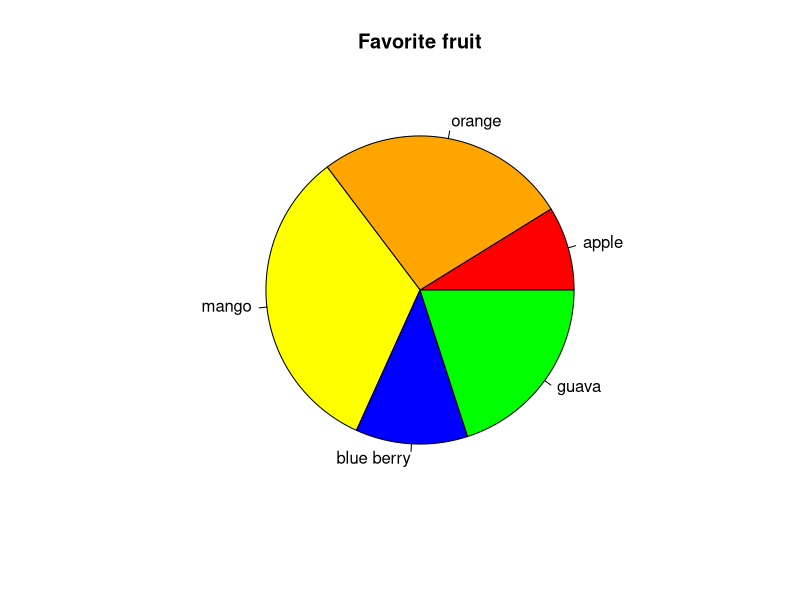
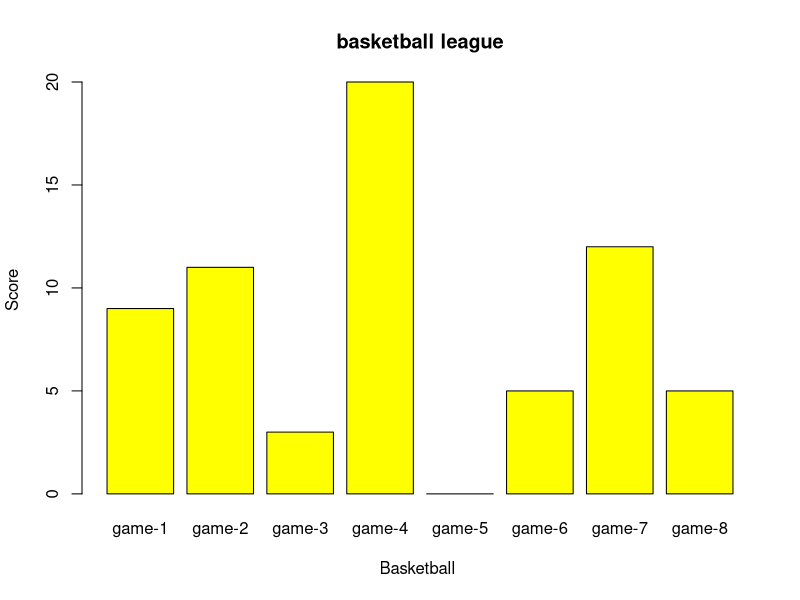
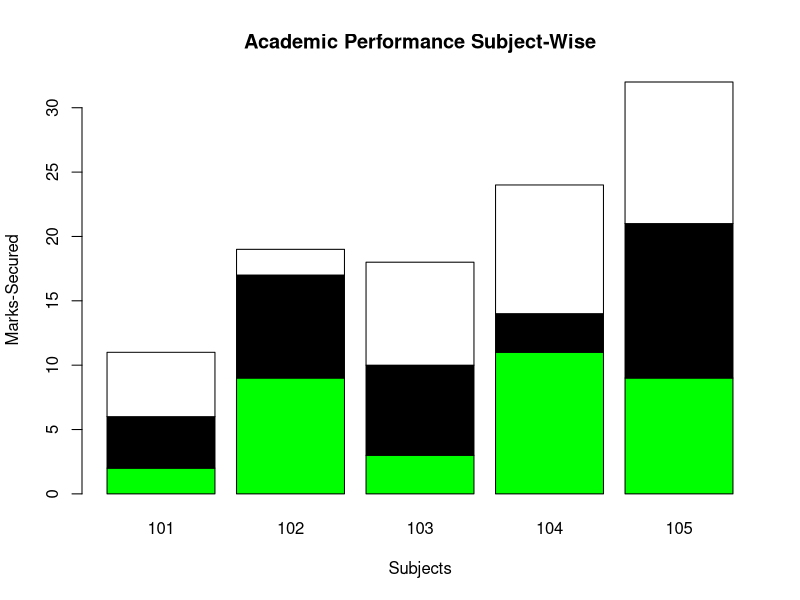

Recreate these plots in R, in order. (Note: this script raises an error after producing the figures.)
## ---- chunk 1
fav <- c(15,45,56,20,34)
result <- pie(fav,
              main = "Favorite fruit",
              lables <- c("apple","orange","mango","blue berry","guava"),
              col = c("red", "orange", "yellow", "blue", "green")
              )
print(result)
## ---- chunk 2
s <- c(9,11,3,20,0,5,12,5)
m <- c("game-1","game-2","game-3","game-4","game-5","game-6","game-7","game-8")

barplot(s,names.arg=m,xlab="Basketball ", ylab ="Score",col="yellow",
        main = "basketball league",border ='black')
## ---- chunk 3
colors = c("green","black","white")
subjects <- c("101","102","103","104","105")
students <- c("Satya","Sai","Venkat")

Values <- matrix(c(2,9,3,11,9,4,8,7,3,12,5,2,8,10,11), nrow = 3, ncol = 5, byrow = TRUE)

barplot(Values, main = "Academic Performance Subject-Wise", names.arg = subjects, xlab = "Subjects", ylab = "Marks-Secured", col = colors)

legend("topleft",regions=TRUE, cex = 1.3, fill = colors)
## ---- chunk 4
inp<- mtcars[,c('mpg','cyl')]
print(head(inp))

boxplot(mpg ~ cyl, data = mtcars, xlab = "Number of Cylinders",
   ylab = "Miles Per Gallon", main = "Mileage Data")

## ---- chunk 5
x<-c(1,55,36,98,7,67,86,10)

hist(x,xlab = "Weight",col = "skyblue",border = "black")
## ---- chunk 6
v <- c(10,22,2,4,3,6,8)

plot(v,type = "o", col = "black", xlab = "# of games", ylab = "baskets",
   main = "Basketball Performance")
## ---- chunk 7
sathyaHouse<- c(10,8,4,3,2)
DharmaHouse <- c(2,7,10,9,3)

plot(sathyaHouse,type = "o", col = "blue", xlab = "Matches", ylab = "Baskets",
   main = "Basketball House Match")

lines(DharmaHouse, type = "o", col = "red")
## ---- chunk 8
input <- mtcars[,c('wt','mpg')]

plot(x = input$wt,y = input$mpg,
   xlab = "Weight",
   ylab = "Milage",
   xlim = c(1.5,4),
   ylim = c(15,40),		 
   main = "Weight vs Milage"
)


## ---- chunk 9
pairs(~wt+mpg+disp+cyl,data = mtcars,
   main = "Scatterplot Matrix")
## ---- chunk 10
x <- c(2,3,77,645,43,23,-55,43,22)

mean <-mean(x)
paste("MEAN : ",mean)

## ---- chunk 11
x <- c(3,5,3,2,4.5,NA,9.1,32,24,NA,NA,18,NA,NA)
mean <-  mean(x,na.rm = TRUE)
paste("MEAN after dropping NA values :",mean)

## ---- chunk 12
median <- median(x)
paste("Median :",median)
## ---- chunk 13
x <- c(3,5,3,2,4.5,NA,9.1,32,24,NA,NA,18,NA,NA)
median <-  median(x,na.rm = TRUE)
paste("MEDIAN after dropping NA values :",median)
## ---- chunk 14
Mode <- function(v) {
   uniqv <- unique(v)
   uniqv[which.max(tabulate(match(v, uniqv)))]
}


x <- c(2,3,77,645,43,23,-55,43,22)
mode <- Mode(x)
paste("MODE of the given vector is :",mode)
## ---- chunk 15
D <- mtcars

mean(D$wt)
## ---- chunk 16
median(D$wt)
## ---- chunk 17
names(sort(-table(D$wt)))[1]
## ---- chunk 18
quantile(D$wt, c(0.75))
